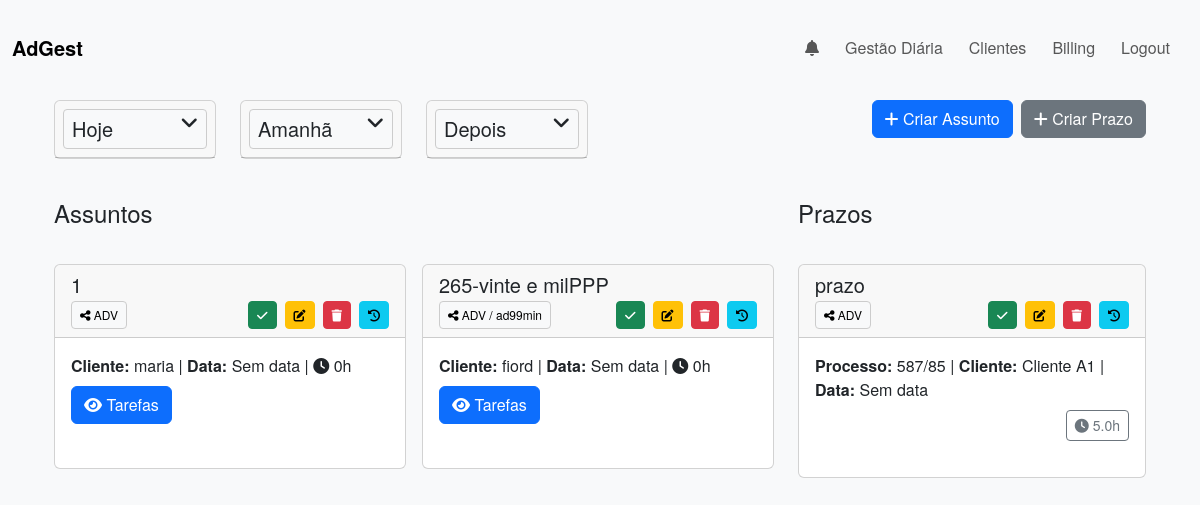
Before: /dashboard (signed in) with the older database file.
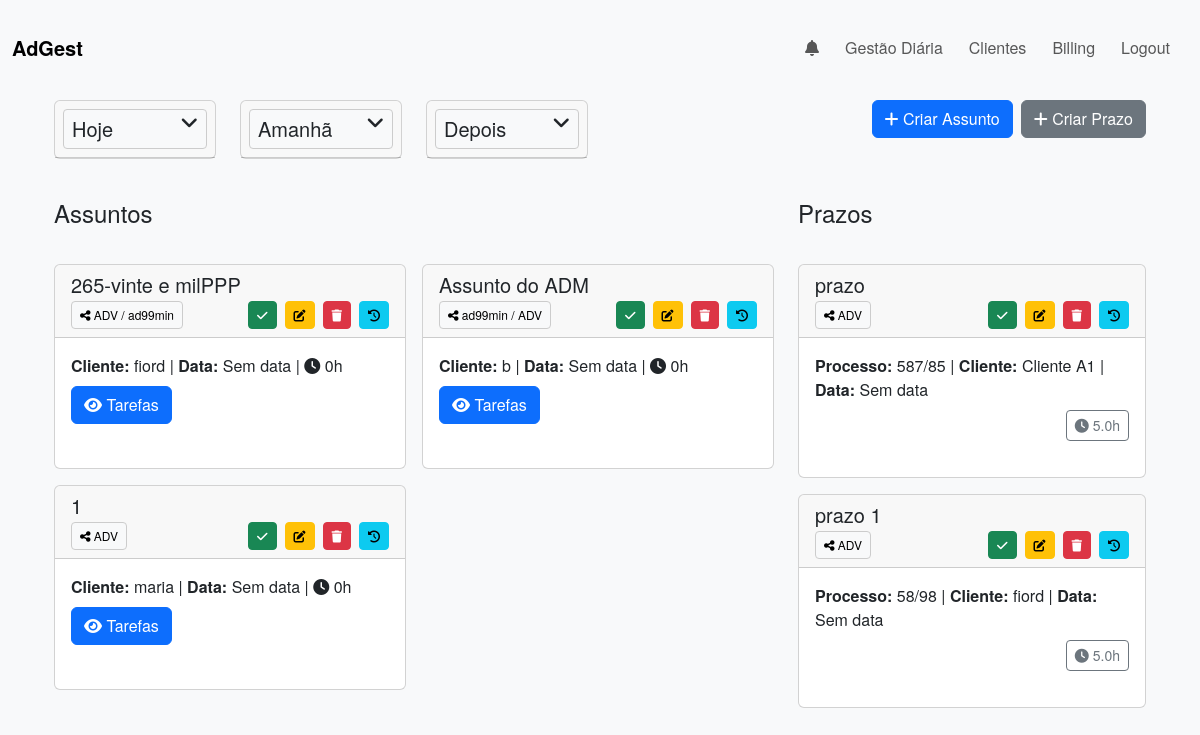
After: the same page with the newer database file.
### app/models.py (models this page shows, shortened)
class Assunto(db.Model):
    __tablename__ = 'assuntos'
    id = db.Column(db.Integer, primary_key=True)
    user_id = db.Column(db.Integer, db.ForeignKey('users.id'), nullable=False)  # Dono
    client_id = db.Column(db.Integer, db.ForeignKey('clients.id'), nullable=False)
    nome_assunto = db.Column(db.String(100), nullable=False)
    due_date = db.Column(db.Date, nullable=True)
    sort_order = db.Column(db.Integer, default=0)
    horas_assunto = db.Column(db.Float, default=0.0)
    is_completed = db.Column(db.Boolean, default=False)
    is_billed = db.Column(db.Boolean, default=False)
    completed_by = db.Column(db.Integer, db.ForeignKey('users.id'), nullable=True)
    created_at = db.Column(db.DateTime, default=datetime.utcnow)
    updated_at = db.Column(db.DateTime, onupdate=datetime.utcnow)
    tarefas = db.relationship('Tarefa', backref='assunto', cascade="all, delete-orphan", lazy='dynamic')
    shared_with = db.relationship(
        'User',
        secondary=shared_assuntos,
        backref=db.backref('shared_assuntos', lazy='dynamic', overlaps="assuntos_compartilhados,compartilhados"),
        lazy='dynamic',
        overlaps="assuntos_compartilhados,compartilhados"
    )
    user = db.relationship("User", backref="assuntos_criados", foreign_keys=lambda: [Assunto.__table__.c.user_id])

class User(UserMixin, db.Model):
    __tablename__ = 'users'
    id = db.Column(db.Integer, primary_key=True)
    username = db.Column(db.String(100), unique=True, nullable=False)
    nickname = db.Column(db.String(10), nullable=False)
    email = db.Column(db.String(120), unique=True, nullable=False)
    profile_image = db.Column(db.String(120), default='default.jpg')
    password = db.Column(db.String(200), nullable=False)
    role = db.Column(db.String(50), default='advogado')
    __table_args__ = (db.UniqueConstraint('email', name='uq_users_email'),)
    assuntos_compartilhados = db.relationship(
        'Assunto',
        secondary=shared_assuntos,
        backref=db.backref('compartilhados', lazy='dynamic'),
        lazy='dynamic'
    )
    client_shares = db.relationship('ClientShare', backref='user', lazy='dynamic')

class Client(db.Model):
    __tablename__ = 'clients'
    id = db.Column(db.Integer, primary_key=True)
    user_id = db.Column(db.Integer, db.ForeignKey('users.id'), nullable=False)
    name = db.Column(db.String(100), nullable=False)  # unique=True removido
    number_interno = db.Column(db.String(50), nullable=True)
    nif = db.Column(db.String(50), nullable=True)
    address = db.Column(db.String(200), nullable=True)
    email = db.Column(db.String(100), nullable=True)
    telephone = db.Column(db.String(20), nullable=True)
    assuntos = db.relationship('Assunto', backref='client', lazy=True)
    __table_args__ = (
        db.UniqueConstraint('user_id', 'name', name='uq_user_clientname'),
    )
    shares = db.relationship('ClientShare', backref='client', lazy='dynamic')

class PrazoJudicial(db.Model):
    __tablename__ = 'prazos_judiciais'
    id = db.Column(db.Integer, primary_key=True)
    user_id = db.Column(db.Integer, db.ForeignKey('users.id'), nullable=False)
    client_id = db.Column(db.Integer, db.ForeignKey('clients.id'), nullable=False)
    assunto = db.Column(db.String(100), nullable=False)
    processo = db.Column(db.String(100), nullable=False)
    prazo = db.Column(db.Date, nullable=True)
    comentarios = db.Column(db.Text, nullable=True)
    status = db.Column(db.Boolean, default=False)
    horas = db.Column(db.Float, default=0.0)
    is_billed = db.Column(db.Boolean, default=False)
    data_conclusao = db.Column(db.Date, nullable=True)
    completed_by = db.Column(db.Integer, db.ForeignKey('users.id'), nullable=True)
    client = db.relationship('Client', backref='prazos_judiciais')
    shared_with = db.relationship(
        'User',
        secondary=shared_prazos,
        backref=db.backref('shared_prazos', lazy='dynamic', overlaps="prazos_compartilhados,compartilhados"),
        lazy='dynamic',
        overlaps="prazos_compartilhados,compartilhados"
    )
    user = db.relationship("User", backref="prazos_criados", foreign_keys=lambda: [PrazoJudicial.__table__.c.user_id])

### app/routes.py (the view)
@main.route('/dashboard')
@login_required
def dashboard():
    all_assuntos = Assunto.query.filter(
        or_(
            Assunto.user_id == current_user.id,
            Assunto.shared_with.any(id=current_user.id)
        )
    ).order_by(Assunto.sort_order, Assunto.nome_assunto).all()
    assuntos = []
    for assunto in all_assuntos:
        if not assunto.is_completed:
            assuntos.append(assunto)
        else:
            if any(not tarefa.is_completed for tarefa in assunto.tarefas):
                assuntos.append(assunto)
    assuntos_tarefas_visiveis = {}
    for assunto in assuntos:
        if assunto.shared_with.count() > 0:
            tarefas_visiveis = assunto.tarefas
        else:
            tarefas_visiveis = [tarefa for tarefa in assunto.tarefas if tarefa.user_id == current_user.id]
        assuntos_tarefas_visiveis[assunto.id] = tarefas_visiveis
    prazos = PrazoJudicial.query.filter(
        or_(
            PrazoJudicial.user_id == current_user.id,
            PrazoJudicial.shared_with.any(id=current_user.id)
        ),
        PrazoJudicial.status == False
    ).order_by(PrazoJudicial.prazo).all()
    current_date = date.today()
    tomorrow_date = current_date + timedelta(days=1)
    return render_template(
        'dashboard.html',
        assuntos=assuntos,
        assuntos_tarefas_visiveis=assuntos_tarefas_visiveis,
        prazos=prazos,
        current_date=current_date,
        tomorrow_date=tomorrow_date
    )

### app/templates/dashboard.html (shortened to what this page needs)
{% extends "base.html" %}
{% block content %}
<div class="container my-4">
  <div class="row align-items-start mb-3">
    <div class="col-md-2">
      <div class="card">
        <div class="card-header p-2">
          <button class="btn btn-sm btn-light text-dark w-100 fs-5 text-start"
                  type="button" data-bs-toggle="collapse"
                  data-bs-target="#collapseHoje"
                  aria-expanded="false"
                  aria-controls="collapseHoje">
            Hoje <i class="fa-solid fa-angle-down float-end"></i>
          </button>
        </div>
      </div>
    </div>
    <div class="col-md-2">
      <div class="card">
        <div class="card-header p-2">
          <button class="btn btn-sm btn-light text-dark w-100 fs-5 text-start"
                  type="button" data-bs-toggle="collapse"
                  data-bs-target="#collapseAmanha"
                  aria-expanded="false"
                  aria-controls="collapseAmanha">
            Amanhã <i class="fa-solid fa-angle-down float-end"></i>
          </button>
        </div>
      </div>
    </div>
    <div class="col-md-2">
      <div class="card">
        <div class="card-header p-2">
          <button class="btn btn-sm btn-light text-dark w-100 fs-5 text-start"
                  type="button" data-bs-toggle="collapse"
                  data-bs-target="#collapseDepois"
                  aria-expanded="false"
                  aria-controls="collapseDepois">
            Depois <i class="fa-solid fa-angle-down float-end"></i>
          </button>
        </div>
      </div>
    </div>
    <div class="col d-flex justify-content-end">
      <a href="{{ url_for('main.create_assunto') }}" class="btn btn-primary me-2">
        <i class="fa-solid fa-plus"></i> Criar Assunto
      </a>
      <a href="{{ url_for('main.create_prazo') }}" class="btn btn-secondary">
        <i class="fa-solid fa-plus"></i> Criar Prazo
      </a>
    </div>
  </div>
  <div class="row">
    <div class="col-lg-8">
      <h4 class="mb-3">Assuntos</h4>
      <div id="assuntos-container" class="row row-cols-1 row-cols-lg-2 g-3">
        {% for assunto in assuntos %}
        <div class="col" data-id="{{ assunto.id }}">
          <div class="card h-100">
            <div class="card-header">
              <div class="d-flex justify-content-between align-items-center mb-1">
                <h5 class="mb-0 flex-grow-1" style="white-space: normal;">
                  {{ assunto.nome_assunto }}
                </h5>
              </div>
              <div class="d-flex justify-content-between align-items-center">
                <div class="dropdown">
                  <button class="btn btn-sm btn-light dropdown-toggle" data-bs-toggle="dropdown" aria-expanded="false">
                    <i class="fa-solid fa-share-nodes"></i>
                    {{ assunto.user.nickname }}{% for usuario in assunto.shared_with %} / {{ usuario.nickname }}{% endfor %}
                  </button>
                </div>
                <div class="d-flex align-items-center gap-2">
                  <form action="{{ url_for('main.toggle_status_assunto', assunto_id=assunto.id) }}" method="POST" class="d-inline">
                    <button type="submit" class="btn btn-sm btn-success" title="Concluir">
                      <i class="fa-solid fa-check"></i>
                    </button>
                  </form>
                  <a href="{{ url_for('main.edit_assunto', assunto_id=assunto.id) }}" class="btn btn-sm btn-warning" title="Editar">
                    <i class="fa-solid fa-pen-to-square"></i>
                  </a>
                  <form action="{{ url_for('main.delete_assunto', assunto_id=assunto.id) }}" method="POST" class="d-inline">
                    <button type="submit" class="btn btn-sm btn-danger" title="Excluir">
                      <i class="fa-solid fa-trash"></i>
                    </button>
                  </form>
                  <a href="{{ url_for('main.history_assunto', assunto_id=assunto.id) }}" class="btn btn-sm btn-info" title="Histórico">
                    <i class="fa-solid fa-clock-rotate-left"></i>
                  </a>
                </div>
              </div>
            </div>
            <div class="card-body">
              {% set total_horas = 0 %}
              {% for tarefa in assunto.tarefas %}
                {% if tarefa.horas %}
                  {% set total_horas = total_horas + tarefa.horas %}
                {% endif %}
              {% endfor %}
              <p class="mb-2" style="white-space: normal;">
                <strong>Cliente:</strong> {{ assunto.client.name }} |
                <strong>Data:</strong>
                {% if assunto.due_date %}
                  {{ assunto.due_date.strftime('%d/%m/%Y') }}
                {% else %}
                  Sem data
                {% endif %}
                | <i class="fa-solid fa-clock"></i> {{ total_horas|default(0) }}h
              </p>
              <button class="btn btn-primary mb-2" type="button" data-bs-toggle="collapse"
                      data-bs-target="#tarefas-{{ assunto.id }}" aria-expanded="false" aria-controls="tarefas-{{ assunto.id }}">
                <i class="fa-solid fa-eye"></i> Tarefas
              </button>
            </div>
          </div>
        </div>
        {% else %}
        <p class="text-muted">Nenhum assunto cadastrado.</p>
        {% endfor %}
      </div>
    </div>
    <div class="col-lg-4">
      <h4 class="mb-3">Prazos</h4>
      <div class="row row-cols-1 g-3">
        {% for prazo in prazos %}
        <div class="col">
          <div class="card h-100">
            <div class="card-header">
              <div class="d-flex justify-content-between align-items-center mb-1">
                <h5 class="mb-0 flex-grow-1" style="white-space: normal;">
                  {{ prazo.assunto }}
                </h5>
              </div>
              <div class="d-flex justify-content-between align-items-center">
                <div class="dropdown">
                  <button class="btn btn-sm btn-light dropdown-toggle" data-bs-toggle="dropdown" aria-expanded="false">
                    <i class="fa-solid fa-share-nodes"></i>
                    {{ prazo.user.nickname }}
                  </button>
                </div>
                <div class="d-flex align-items-center gap-2">
                  <form action="{{ url_for('main.toggle_status_prazo', prazo_id=prazo.id) }}" method="POST" class="d-inline">
                    <button type="submit" class="btn btn-sm btn-success" title="Concluir">
                      <i class="fa-solid fa-check"></i>
                    </button>
                  </form>
                  <a href="{{ url_for('main.edit_prazo', prazo_id=prazo.id) }}" class="btn btn-sm btn-warning" title="Editar">
                    <i class="fa-solid fa-pen-to-square"></i>
                  </a>
                  <form action="{{ url_for('main.delete_prazo', prazo_id=prazo.id) }}" method="POST" class="d-inline">
                    <button type="submit" class="btn btn-sm btn-danger" title="Excluir">
                      <i class="fa-solid fa-trash"></i>
                    </button>
                  </form>
                  <a href="{{ url_for('main.history_prazo', prazo_id=prazo.id) }}" class="btn btn-sm btn-info" title="Histórico">
                    <i class="fa-solid fa-clock-rotate-left"></i>
                  </a>
                </div>
              </div>
            </div>
            <div class="card-body">
              <p class="card-text mb-2" style="white-space: normal;">
                <strong>Processo:</strong> {{ prazo.processo }} |
                <strong>Cliente:</strong> {{ prazo.client.name }} |
                <strong>Data:</strong>
                {% if prazo.prazo %}
                  {{ prazo.prazo.strftime('%d/%m/%Y') }}
                {% else %}
                  Sem data
                {% endif %}
              </p>
              <div class="d-flex justify-content-end">
                <button class="btn btn-sm btn-outline-secondary add-hours-prazo"
                        data-prazo-id="{{ prazo.id }}" title="Adicionar Horas">
                  <i class="fa-solid fa-clock"></i> {{ prazo.horas|default(0) }}h
                </button>
              </div>
            </div>
          </div>
        </div>
        {% else %}
        <p class="text-muted">Nenhum prazo cadastrado.</p>
        {% endfor %}
      </div>
    </div>
  </div>
</div>
{% endblock %}

### app/templates/base.html (shortened to what this page needs)
<!doctype html>
<html lang="pt">
  <head>
    <link
      rel="stylesheet"
      href="https://cdnjs.cloudflare.com/ajax/libs/font-awesome/6.2.1/css/all.min.css"
    />
    <link
      href="https://cdn.jsdelivr.net/npm/bootstrap@5.3.0/dist/css/bootstrap.min.css"
      rel="stylesheet"
    >
    <link rel="stylesheet" href="{{ url_for('static', filename='css/style.css') }}">
  </head>
  <body>
    <nav class="navbar navbar-expand-lg navbar-light bg-light">
      <div class="container-fluid">
        <a class="navbar-brand" href="{{ url_for('main.index') }}">AdGest</a>
        <div class="collapse navbar-collapse" id="navbarNav">
          <ul class="navbar-nav ms-auto">
            <li class="nav-item dropdown">
              <a class="nav-link dropdown-toggle" href="#" id="navbarNotifications" role="button" data-bs-toggle="dropdown" aria-expanded="false">
                <i class="fa-solid fa-bell"></i>
              </a>
            </li>
            <li class="nav-item">
              <a class="nav-link" href="{{ url_for('main.dashboard') }}">Gestão Diária</a>
            </li>
            <li class="nav-item">
              <a class="nav-link" href="{{ url_for('main.clientes') }}">Clientes</a>
            </li>
            {% if current_user.is_authenticated and current_user.role not in ['contabilidade', 'backoffice'] %}
            <li class="nav-item">
              <a class="nav-link" href="{{ url_for('main.billing') }}">Billing</a>
            </li>
            {% endif %}
            {% if current_user.is_authenticated %}
              <li class="nav-item">
                <a class="nav-link" href="{{ url_for('main.logout') }}">Logout</a>
              </li>
            {% else %}
              <li class="nav-item">
                <a class="nav-link" href="{{ url_for('main.login') }}">Login</a>
              </li>
            {% endif %}
          </ul>
        </div>
      </div>
    </nav>
    <div class="container mt-3">
      {% block content %}{% endblock %}
    </div>
  </body>
</html>

Changed rows visible on the page:
shown differently, row unchanged: Assunto "265-vinte e milPPP": moves up the list
added Assunto: nome_assunto "Assunto do ADM", user.nickname "ad99min", client.name "b", shows "Sem data", total_horas "0"
now on this page (row unchanged): User: nickname "ADV", shown under "Assunto do ADM"
added PrazoJudicial: assunto "prazo 1", user.nickname "ADV", processo "58/98", client.name "fiord", shows "Sem data", horas "5.0"
